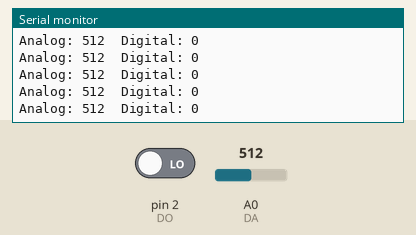
This sketch was run on a simulated Arduino Uno, built with avr-gcc and run on an emulated ATmega328P. Shown: the last lines printed to the serial monitor. The test bench sets the inputs (shaded band); at power-on: A0 (DA) = 512, pin 2 (DO) LOW.

Above: at 1.2 s.
1.3 s: A0 (DA) set to 104
At 2.4 s:
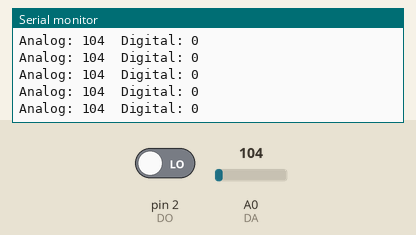
4.3 s: A0 (DA) set to 92
At 5.0 s:
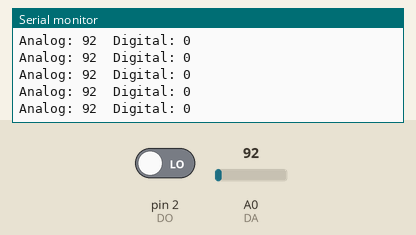
7.3 s: A0 (DA) set to 11
At 7.8 s:
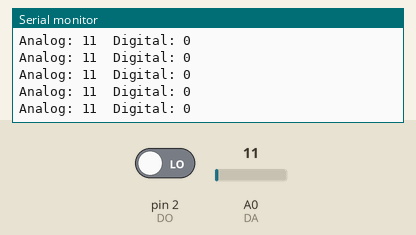
10.3 s: A0 (DA) set to 8
At 11.4 s:
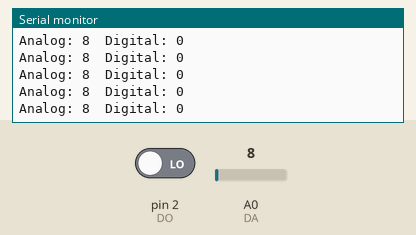
Timing chart, 0 to 13.3 s (numbered marks = the images above; inputs shaded):
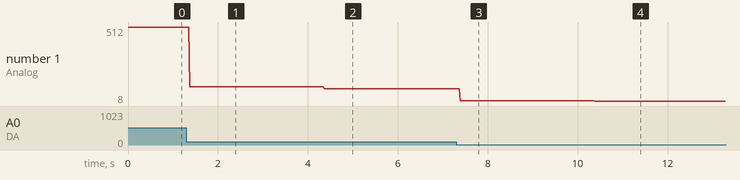

Measured:
- after the input at 1.3 s, the serial monitor: prints a new line after 0.08 s (image 1)
- after the input at 4.3 s, the serial monitor: prints a new line after 0.07 s (image 2)
- after the input at 7.3 s, the serial monitor: prints a new line after 0.09 s (image 3)
- after the input at 10.3 s, the serial monitor: prints a new line after 0.08 s (image 4)
- plotted number 1: 512 → 104 after the input at 1.3 s, 104 → 92 after the input at 4.3 s, 92 → 11 after the input at 7.3 s, 11 → 8 after the input at 10.3 s

The sketch:

Programme.ino
```cpp
int DO = 2; //Pin for Digital Output - DO
int DA = A0; // Pin for Analog Output - AO
int threshold = 532; //Set minimum threshold for LED lit
int sensorvalue = 0;

void setup() {
  Serial.begin(9600);
}

void loop() {
  sensorvalue = analogRead(DA);  //Read the analog value
  Serial.print("Analog: ");
  Serial.print(sensorvalue);  //Print the analog value
  Serial.print("  ");
  Serial.print("Digital: ");
  Serial.println(digitalRead(DO));  //Print the digital value
}
```
